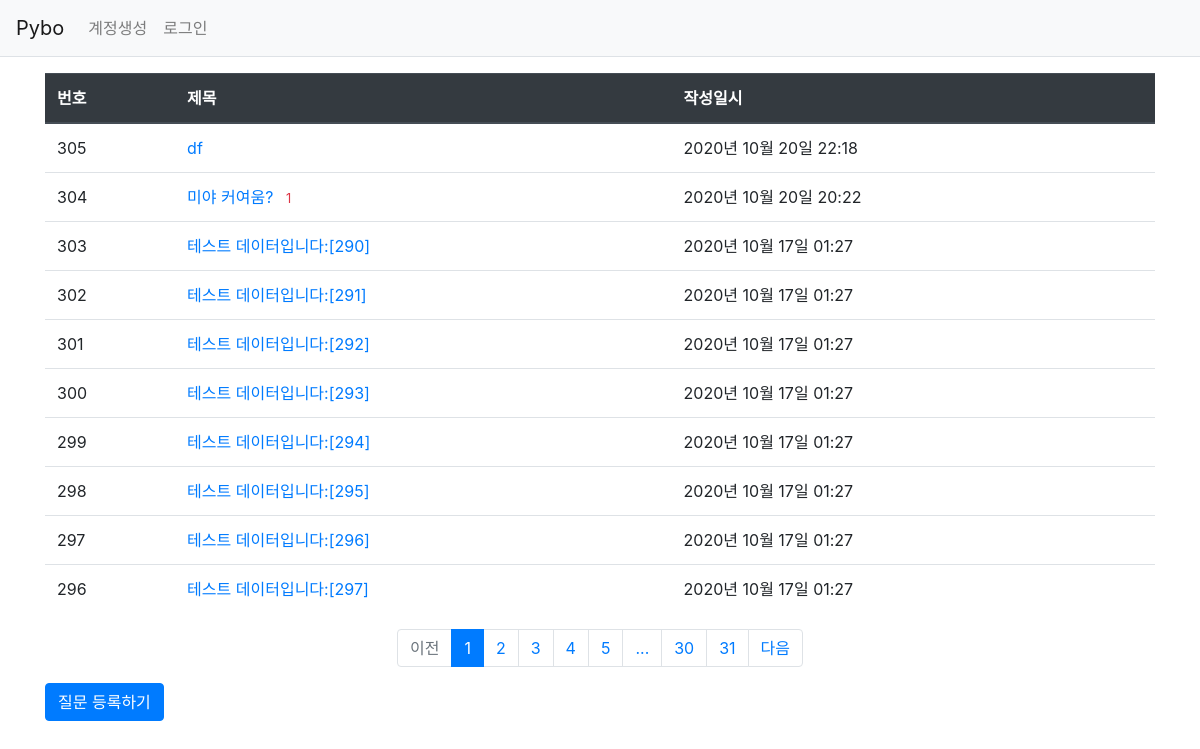
Screenshot of /quesiton/list/ with the database file from the repository.
### pybo/models.py (models this page shows)
class Question(db.Model):#nullable 비어있는값 들어올수없음 의미 디폴드값은 true
    id = db.Column(db.Integer, primary_key=True)#primary_key 중복 안됌,integer id숫자값
    subject = db.Column(db.String(200), nullable=False)#string제목처럼 제한된 글자수
    content = db.Column(db.Text(), nullable=False)#text글자수 제한 없음
    create_date = db.Column(db.DateTime(), nullable=False)#날짜와 시간

### pybo/views/question_views.py (the view)
@bp.route('/list/')
def _list():
    page = request.args.get('page', type=int, default=1) #페이지 get방식으로 요청한 url에서 page값 가져올때 사용
    question_list = Question.query.order_by(Question.create_date.desc())
    question_list = question_list.paginate(page, per_page=10)
    return render_template('question/question_list.html', question_list=question_list)

### pybo/filter.py (called while the page is built)
def format_datetime(value, fmt='%Y년 %m월 %d일 %H:%M'):
    return value.strftime(fmt)

### pybo/views/auth_views.py (called while the page is built)
@bp.before_app_request #이 어노테이션이 적용된 함수는 라우트함수 실행전 항상 먼저 실행
def load_logged_in_user():
    user_id = session.get('user_id')
    if user_id is None:
        g.user = None
    else:
        g.user = User.query.get(user_id)

### pybo/templates/question/question_list.html
{% extends 'base.html' %}
{% block content %}
<div class="container my-3">
    <table class="table">
        <thead>
        <tr class="thead-dark">
            <th>번호</th>
            <th>제목</th>
            <th>작성일시</th>
        </tr>
        </thead>
        <tbody>
        {% if question_list %}
        {% for question in question_list.items %}
        <tr>
            <td>{{ question_list.total - ((question_list.page-1) * question_list.per_page) - loop.index0 }}</td>
            <td>
                <a href="{{ url_for('question.detail', question_id=question.id) }}">{{ question.subject }}</a>
                {% if question.answer_set|length >0 %}
                <span class="text-danger small ml-2">{{question.answer_set|length}}</span>
                {% endif %}
            </td>
            <td>{{ question.create_date|datetime }}</td>
        </tr>
        {% endfor %}
        {% else %}
        <tr>
            <td colspan="3">질문이 없습니다.</td>
        </tr>
        {% endif %}
        </tbody>
    </table>
    <ul class="pagination justify-content-center">
        {% if question_list.has_prev %}
        <li class="page-item">
            <a class="page-link" href="?page={{ question_list.prev_num }}">이전</a>
        </li>
        {% else %}
        <li class="page-item disabled">
            <a class="page-link" tabindex="-1" aria-disabled="true" href="#">이전</a>
        </li>
        {% endif %}
        {% for page_num in question_list.iter_pages() %}
            {% if page_num %}
                {% if page_num != question_list.page%}
                <li class="page-item">
                    <a class="page-link" href="?page={{ page_num }}">{{ page_num }}</a>
                </li>
                {% else %}
                <li class="page-item active" aria-current="page">
                    <a class="page-link" href="#">{{ page_num }}</a>
                </li>
                {% endif %}
            {% else %}
                <li class="disabled">
                    <a class="page-link" href="#">...</a>
                </li>
            {% endif %}
        {% endfor %}
        {% if question_list.has_next %}
        <li class="page-item">
            <a class="page-link" href="?page={{ question_list.next_num}}">다음</a>
        </li>
        {% else %}
        <li class="page-time disabled">
            <a class="page-link" tabindex="-1" aria-disabled="true" href="#">다음</a>
        </li>
        {% endif %}
      </ul>
    <a href="{{ url_for('question.create' )}}" class="btn btn-primary">질문 등록하기</a>
</div>
{% endblock %}

### pybo/templates/base.html (shortened to what this page needs)
<!DOCTYPE html>
<html lang="ko">
<head>
      <link rel="stylesheet" href="{{ url_for('static', filename='bootstrap.min.css') }}">
      <link rel="stylesheet" href="{{ url_for('static', filename='style.css') }}">
</head>
<body>
{% include "navbar.html" %}
{% block content %}{% endblock %}
</body>
</html>

### pybo/templates/navbar.html (shortened to what this page needs)
<nav class="navbar navbar-expand-lg navbar-light bg-light border-bottom">
    <a class="navbar-brand" href="{{ url_for('main.index') }}">Pybo</a>
    <div class="collapse navbar-collapse flex-grow-0" id="navbarNav">
        {% if g.user %}
        <ul class="navbar-nav">
            <li class="nav-item">
                <a class="nav-link" href="{{ url_for('auth.logout') }}">{{ g.user.username }} (로그아웃)</a>
            </li>
        </ul>
        {% else %}
        <ul class="navbar-nav">
            <li class="nav-item ">
                <a class="nav-link" href="{{ url_for('auth.signup')}}">계정생성</a>
            </li>
            <li class="nav-item ">
                <a class="nav-link" href="{{ url_for('auth.login')}}">로그인</a>
            </li>
        </ul>
        {% endif %}
    </div>
</nav>

### rows the page displays
Question: total "305", subject "df", create_date "2020년 10월 20일 22:18"
Question: total "304", subject "미야 커여움?", answer_set|length "1", create_date "2020년 10월 20일 20:22"
Question: total "303", subject "테스트 데이터입니다:[290]", create_date "2020년 10월 17일 01:27"
Question: total "302", subject "테스트 데이터입니다:[291]", create_date "2020년 10월 17일 01:27"
Question: total "301", subject "테스트 데이터입니다:[292]", create_date "2020년 10월 17일 01:27"
Question: total "300", subject "테스트 데이터입니다:[293]", create_date "2020년 10월 17일 01:27"
Question: id "299", subject "테스트 데이터입니다:[294]", create_date "2020년 10월 17일 01:27"
Question: total "298", subject "테스트 데이터입니다:[295]", create_date "2020년 10월 17일 01:27"
Question: total "297", subject "테스트 데이터입니다:[296]", create_date "2020년 10월 17일 01:27"
Question: total "296", subject "테스트 데이터입니다:[297]", create_date "2020년 10월 17일 01:27"

### other values shown
{{ page_num }} "1"
{{ page_num }} "2" "3" "4" "5" "30" "31"
